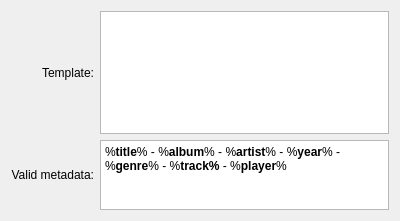
<?xml version="1.0" encoding="UTF-8"?>
<ui version="4.0">
 <class>NowListeningPrefsBase</class>
 <widget class="QWidget" name="NowListeningPrefsBase">
  <property name="geometry">
   <rect>
    <x>0</x>
    <y>0</y>
    <width>400</width>
    <height>221</height>
   </rect>
  </property>
  <layout class="QGridLayout" name="gridLayout">
   <item row="2" column="0">
    <widget class="QLabel" name="label_8">
     <property name="text">
      <string>Valid metadata:</string>
     </property>
     <property name="alignment">
      <set>Qt::AlignRight|Qt::AlignTrailing|Qt::AlignVCenter</set>
     </property>
    </widget>
   </item>
   <item row="2" column="1">
    <widget class="KTextBrowser" name="ktextbrowser">
     <property name="maximumSize">
      <size>
       <width>16777215</width>
       <height>100</height>
      </size>
     </property>
     <property name="html">
      <string notr="true">&lt;!DOCTYPE HTML PUBLIC &quot;-//W3C//DTD HTML 4.0//EN&quot; &quot;http://www.w3.org/TR/REC-html40/strict.dtd&quot;&gt;
&lt;html&gt;&lt;head&gt;&lt;meta name=&quot;qrichtext&quot; content=&quot;1&quot; /&gt;&lt;style type=&quot;text/css&quot;&gt;
p, li { white-space: pre-wrap; }
&lt;/style&gt;&lt;/head&gt;&lt;body style=&quot; font-family:'Sans'; font-size:10pt; font-weight:400; font-style:normal;&quot;&gt;
&lt;p style=&quot; margin-top:0px; margin-bottom:0px; margin-left:0px; margin-right:0px; -qt-block-indent:0; text-indent:0px;&quot;&gt;&lt;span style=&quot; font-family:'DejaVu Sans'; font-size:9pt;&quot;&gt;%&lt;/span&gt;&lt;span style=&quot; font-family:'DejaVu Sans'; font-size:9pt; font-weight:600;&quot;&gt;title&lt;/span&gt;&lt;span style=&quot; font-family:'DejaVu Sans'; font-size:9pt;&quot;&gt;% - %&lt;/span&gt;&lt;span style=&quot; font-family:'DejaVu Sans'; font-size:9pt; font-weight:600;&quot;&gt;album&lt;/span&gt;&lt;span style=&quot; font-family:'DejaVu Sans'; font-size:9pt;&quot;&gt;% - %&lt;/span&gt;&lt;span style=&quot; font-family:'DejaVu Sans'; font-size:9pt; font-weight:600;&quot;&gt;artist&lt;/span&gt;&lt;span style=&quot; font-family:'DejaVu Sans'; font-size:9pt;&quot;&gt;% - %&lt;/span&gt;&lt;span style=&quot; font-family:'DejaVu Sans'; font-size:9pt; font-weight:600;&quot;&gt;year&lt;/span&gt;&lt;span style=&quot; font-family:'DejaVu Sans'; font-size:9pt;&quot;&gt;% - %&lt;/span&gt;&lt;span style=&quot; font-family:'DejaVu Sans'; font-size:9pt; font-weight:600;&quot;&gt;genre&lt;/span&gt;&lt;span style=&quot; font-family:'DejaVu Sans'; font-size:9pt;&quot;&gt;% - %&lt;/span&gt;&lt;span style=&quot; font-family:'DejaVu Sans'; font-size:9pt; font-weight:600;&quot;&gt;track%&lt;/span&gt;&lt;span style=&quot; font-family:'DejaVu Sans'; font-size:9pt;&quot;&gt; - %&lt;/span&gt;&lt;span style=&quot; font-family:'DejaVu Sans'; font-size:9pt; font-weight:600;&quot;&gt;player&lt;/span&gt;&lt;span style=&quot; font-family:'DejaVu Sans'; font-size:9pt;&quot;&gt;%&lt;/span&gt;&lt;/p&gt;&lt;/body&gt;&lt;/html&gt;</string>
     </property>
    </widget>
   </item>
   <item row="0" column="1">
    <widget class="QPlainTextEdit" name="kcfg_templateString">
     <property name="tabChangesFocus">
      <bool>true</bool>
     </property>
    </widget>
   </item>
   <item row="0" column="0">
    <widget class="QLabel" name="label_2">
     <property name="text">
      <string>Template:</string>
     </property>
     <property name="alignment">
      <set>Qt::AlignRight|Qt::AlignTrailing|Qt::AlignVCenter</set>
     </property>
    </widget>
   </item>
  </layout>
 </widget>
 <customwidgets>
  <customwidget>
   <class>KTextBrowser</class>
   <extends>QTextBrowser</extends>
   <header>ktextbrowser.h</header>
  </customwidget>
 </customwidgets>
 <tabstops>
  <tabstop>kcfg_templateString</tabstop>
  <tabstop>ktextbrowser</tabstop>
 </tabstops>
 <resources/>
 <connections/>
</ui>
